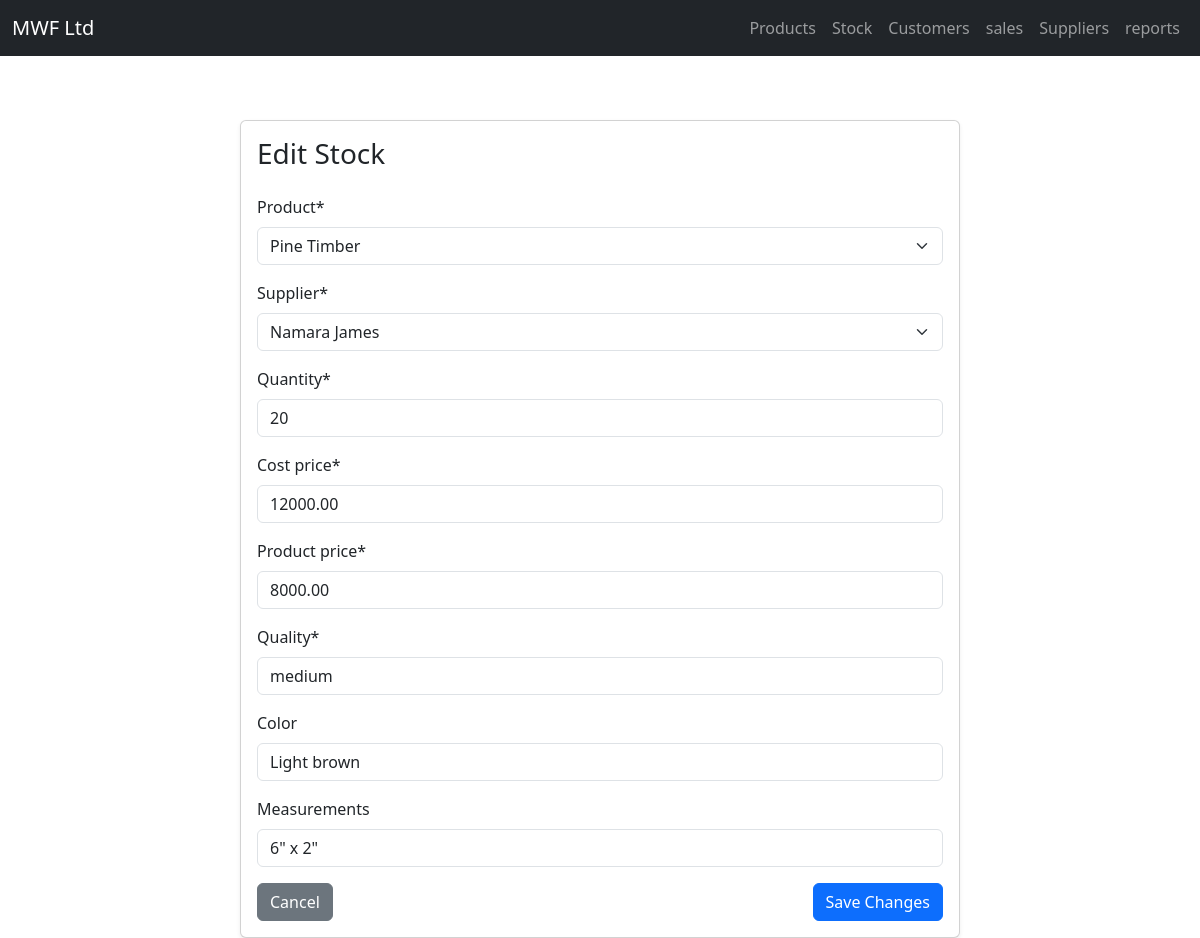
/stock/edit/1/, run on the app's committed database.
### stock/models.py (models this page shows, shortened)
class StockEntry(models.Model):
    product = models.ForeignKey(Product, on_delete=models.CASCADE)
    supplier = models.ForeignKey(Supplier, on_delete=models.SET_NULL, null=True)
    quantity = models.PositiveIntegerField()
    cost_price = models.DecimalField(max_digits=10, decimal_places=2)
    product_price = models.DecimalField(max_digits=10, decimal_places=2)
    quality = models.CharField(max_length=50)
    color = models.CharField(max_length=30, blank=True, null=True)
    measurements = models.CharField(max_length=100, blank=True, null=True)
    date_received = models.DateField(auto_now_add=True)

### stock/views.py (the view)
# urls.py: path('edit/<int:pk>/', views.edit_stock, name='edit_stock'),
def edit_stock(request, pk):
    stock = get_object_or_404(StockEntry, pk=pk)
    if request.method == 'POST':
        form = StockEntryForm(request.POST, instance=stock)
        if form.is_valid():
            form.save()
            messages.success(request, 'Stock updated successfully!')
            return redirect('stock_list')
    else:
        form = StockEntryForm(instance=stock)
    return render(request, 'edit_stock.html', {'form': form})

### stock/forms.py (shortened to what this page needs)
class StockEntryForm(forms.ModelForm):
    class Meta:
        model = StockEntry
        fields = ['product',
            'supplier',
            'quantity',
            'cost_price',
            'product_price',
            'quality',
            'color',
            'measurements',
        ]
        error_messages = {
            'product': {'required': 'Product is required.'},
            'supplier': {'required': 'please enter the supplier.'},
            'cost_price': {'required': 'Cost price is required.'},
            'product_price': {'required': 'Selling price is required.'},
            'quantity': {
                'required': 'Quantity is required.',
                'invalid': 'Enter a valid number.'
            },
        }

### products/models.py (called while the page is built)
    def __str__(self):
        return self.name

### suppliers/models.py (called while the page is built)
    def __str__(self):
        return self.name

### stock/templates/edit_stock.html (shortened to what this page needs)
{% extends 'base.html' %}
{% load crispy_forms_tags %}
{% block content %}
<div class="container mt-5">
    <div class="row justify-content-center">
        <div class="col-lg-8">
            <div class="card shadow-sm">
                <div class="card-body">
                    <h3 class="mb-4">Edit Stock</h3>
                    <form method="POST">
                        {{ form | crispy }}
                        <div class="d-flex justify-content-between mt-3">
                            <a href="{% url 'stock_list' %}" class="btn btn-secondary">Cancel</a>
                            <button type="submit" class="btn btn-primary">Save Changes</button>
                        </div>
                    </form>
                </div>
            </div>
        </div>
    </div>
</div>
{% endblock %}

### data on the page
StockEntry: product "Pine Timber", supplier "Namara James", quantity "20", cost_price "12000.00", product_price "8000.00", quality "medium", color "Light brown", measurements "6\" x 2\""
